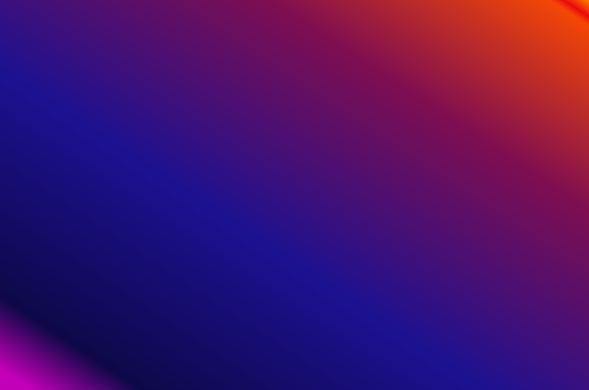
<?xml version="1.0" encoding="UTF-8"?>
<ui version="4.0">
 <class>MainWindow</class>
 <widget class="QMainWindow" name="MainWindow">
  <property name="geometry">
   <rect>
    <x>0</x>
    <y>0</y>
    <width>589</width>
    <height>390</height>
   </rect>
  </property>
  <property name="windowTitle">
   <string>MainWindow</string>
  </property>
  <property name="styleSheet">
   <string notr="true">opacity:0.4;
background-color:qlineargradient(spread:pad, x1:0, y1:1, x2:1, y2:0, stop:0.0284091 rgba(194, 0, 183, 255), stop:0.119318 rgba(14, 8, 73, 255), stop:0.409091 rgba(28, 17, 145, 255), stop:0.727273 rgba(126,14, 81, 255), stop:0.965909 rgba(244, 70, 5, 255), stop:0.977273 rgba(234, 11, 11, 255), stop:1 rgba(255, 136, 0, 255));</string>
  </property>
  <widget class="QWidget" name="centralwidget">
   <property name="autoFillBackground">
    <bool>true</bool>
   </property>
  </widget>
 </widget>
 <resources/>
 <connections/>
</ui>
